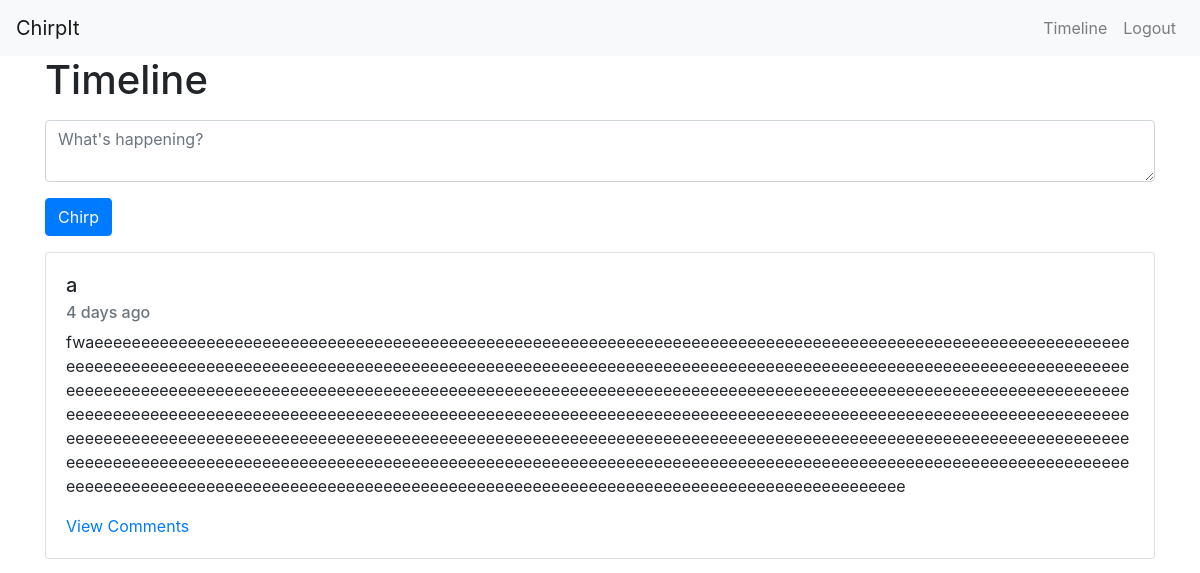
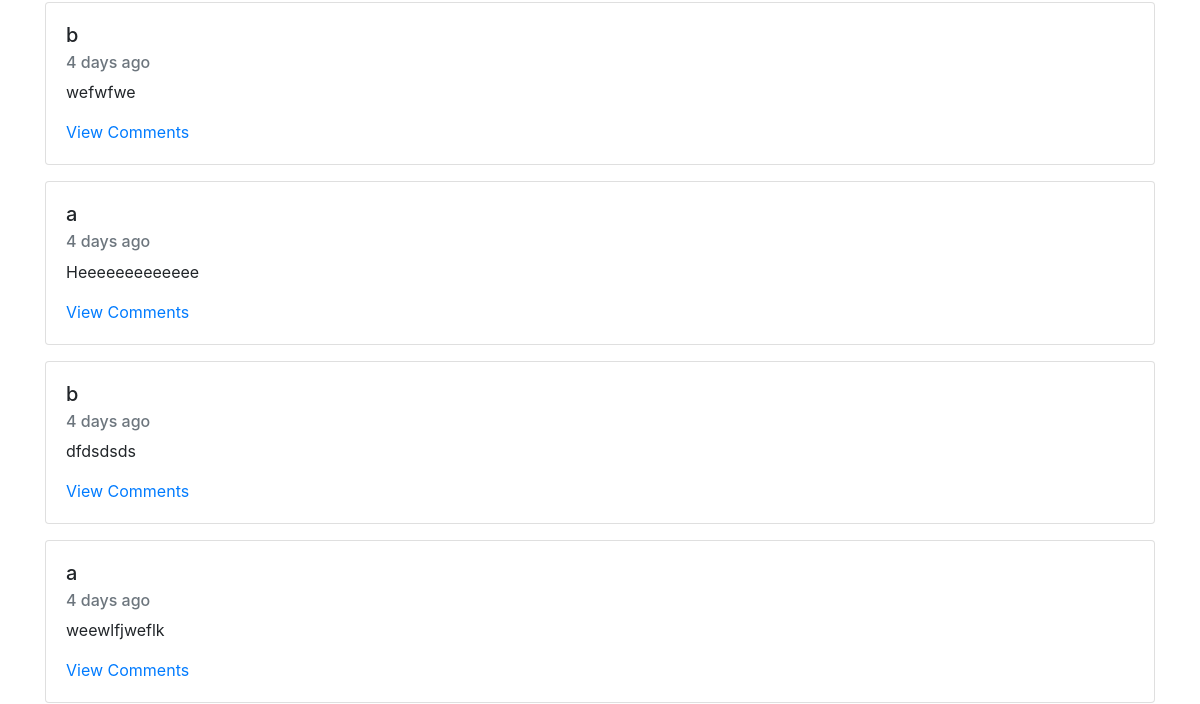
/timeline (signed in, upper part), run on an earlier commit of the app's database (2 pictures, top to bottom).
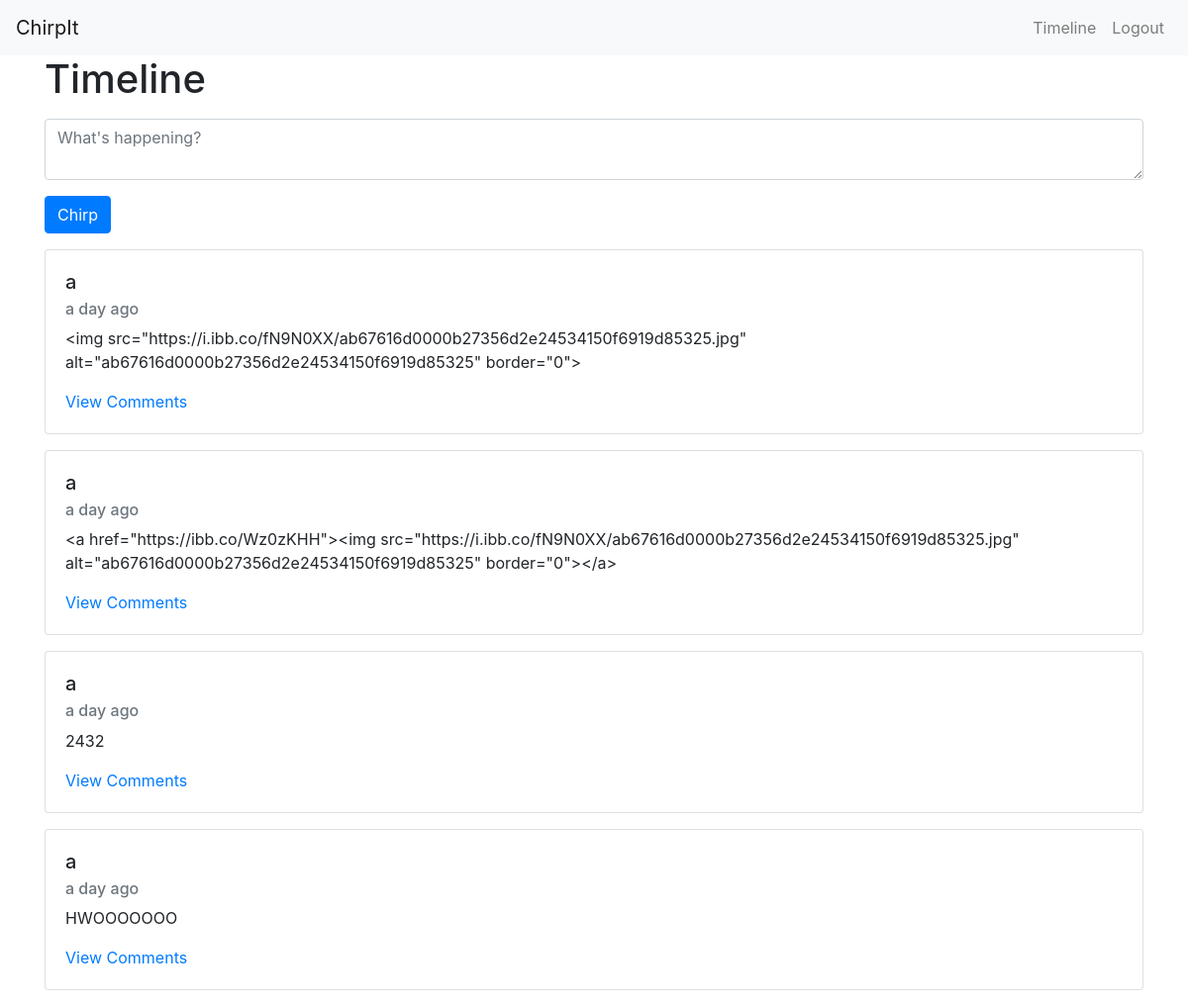
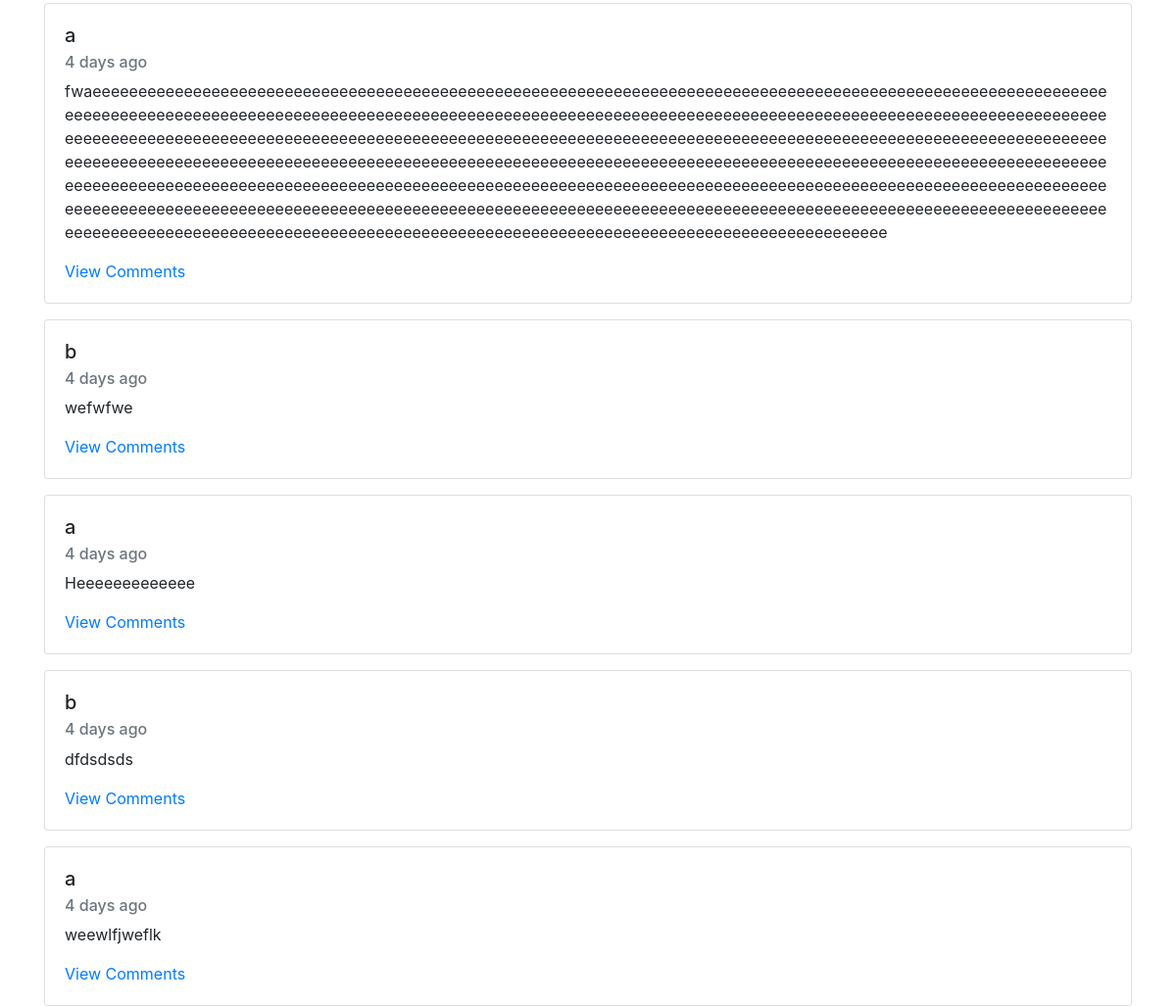
And on a later commit of the database (2 pictures, top to bottom).
### app.py (models this page shows)
class Chirp(db.Model):
    id = db.Column(db.Integer, primary_key=True)
    text = db.Column(db.String(280), nullable=False)
    timestamp = db.Column(db.DateTime, nullable=False, default=datetime.utcnow)
    user_id = db.Column(db.Integer, db.ForeignKey('user.id'), nullable=False)
    comments = db.relationship('Comment', backref='chirp', lazy=True)

class User(UserMixin, db.Model):
    id = db.Column(db.Integer, primary_key=True)
    username = db.Column(db.String(100), unique=True, nullable=False)
    password = db.Column(db.String(100), nullable=False)
    chirps = db.relationship('Chirp', backref='user', lazy=True)
    comments = db.relationship('Comment', backref='user', lazy=True)

### app.py (the view, shortened to what this page needs)
@app.route('/timeline', methods=['GET', 'POST'])
@login_required
def timeline():
    chirps = Chirp.query.order_by(Chirp.timestamp.desc()).all()
    return render_template('timeline.html', chirps=chirps)

### app.py (called while the page is built)
def naturaltime(value):
    return arrow.get(value).humanize()

@login_manager.user_loader
def load_user(user_id):
    return User.query.get(int(user_id))

### templates/timeline.html
{% extends "base.html" %}
{% block content %}
    <h1 class="mb-3">Timeline</h1>
    <form method="POST">
        <div class="mb-3">
            <textarea name="chirp_text" class="form-control" placeholder="What's happening?" required></textarea>
        </div>
        <div class="mb-3">
            <button type="submit" class="btn btn-primary">Chirp</button>
        </div>
    </form>
    {% for chirp in chirps %}
        <div class="card mb-3">
            <div class="card-body">
                <h5 class="card-title">{{ chirp.user.username }}</h5>
                <h6 class="card-subtitle mb-2 text-muted">{{ chirp.timestamp|naturaltime }}</h6>
                <p class="card-text">{{ chirp.text }}</p>
                <a href="{{ url_for('chirp', chirp_id=chirp.id) }}" class="card-link">View Comments</a>
            </div>
        </div>
    {% endfor %}
{% endblock %}

### templates/base.html (shortened to what this page needs)
<!DOCTYPE html>
<html>
<head>
    <link rel="stylesheet" href="https://stackpath.bootstrapcdn.com/bootstrap/4.5.2/css/bootstrap.min.css">
</head>
<body>
    <nav class="navbar navbar-expand-lg navbar-light bg-light">
        <a class="navbar-brand" href="{{ url_for('home') }}">ChirpIt</a>
        <div class="collapse navbar-collapse" id="navbarNav">
            <ul class="navbar-nav ml-auto">
                {% if current_user.is_authenticated %}
                    <li class="nav-item">
                        <a class="nav-link" href="{{ url_for('timeline') }}">Timeline</a>
                    </li>
                    <li class="nav-item">
                        <a class="nav-link" href="{{ url_for('logout') }}">Logout</a>
                    </li>
                {% endif %}
            </ul>
        </div>
    </nav>
    <div class="container">
        {% block content %}{% endblock %}
    </div>
</body>
</html>

What changed in the data, as far as the page shows it:
added Chirp: user.username "a", timestamp "a day ago", text "<img src=\"https://i.ibb.co/fN9N0XX/ab67616d0000b27356d2e24534150f6919d85325.jpg\" alt=\"ab67616d0000b27356d2e24534150f6919d85325\" border=\"0\">"
added Chirp: user.username "a", timestamp "a day ago", text "<a href=\"https://ibb.co/Wz0zKHH\"><img src=\"https://i.ibb.co/fN9N0XX/ab67616d0000b27356d2e24534150f6919d85325.jpg\" alt=\"ab67616d0000b27356d2e24534150f6919d85325\" border=\"0\"></a>"
added Chirp: user.username "a", timestamp "a day ago", text "2432"
added Chirp: user.username "a", timestamp "a day ago", text "HWOOOOOOO"
